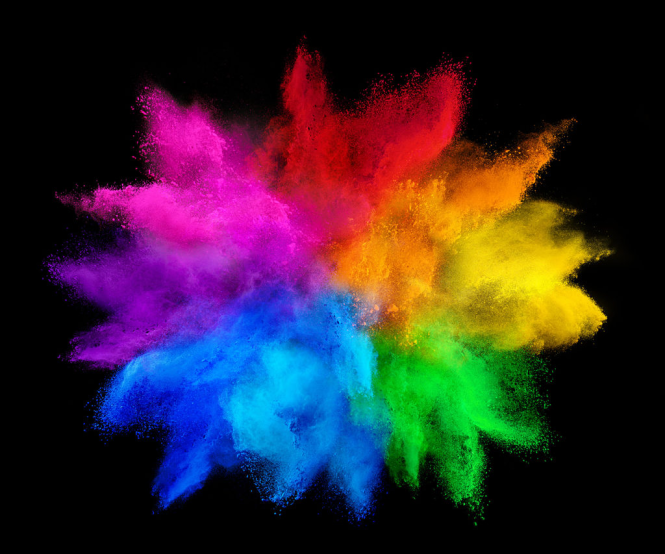
#> input picture final_and_homework_samart/final_and_homework/homework_1_1/quiz5/image/shade.png, 665 x 554 px
$ python quiz5.py
#> lines starting #> are read from the running program, lines starting #| are printed output that depends on the picture
### final_and_homework_samart/final_and_homework/homework_1_1/utils.py
import numpy as np
import cv2
import matplotlib.pyplot as plt
import math

# [4 lines left out: function plt_show_image, not called in this run]

def cv_show(img,title=''):
    cv2.imshow(title, img)
    cv2.waitKey(0)
    cv2.destroyAllWindows()

# [58 lines left out: functions normalize, power_gamma, edge_operator_meth, equalized, otsu, not called in this run]

def show_histogram(hist):
    plt.plot(hist)
    plt.show()

# [160 lines left out: functions histogram, split_sub_image, rgb_to_hsv, rgb_to_cmyk, avg_blur, split_4_img and 2 more, not called in this run]

### final_and_homework_samart/final_and_homework/homework_1_1/quiz5/quiz5.py
import cv2
import numpy as np
import sys
sys.path.append('../')
import utils

def main():
    img_bgr = cv2.imread("./image/shade.png",1)
#> img_bgr is the input picture: shape (554, 665, 3); mean B, G, R 47.8, 38.9, 52.8

    #แปลงภาพจากระบบสี BGR เป็นระบบสี HSV
    img_hsv = cv2.cvtColor(img_bgr,cv2.COLOR_BGR2HSV)
#> img_hsv: shape (554, 665, 3); mean H, S, V 52, 125.6, 87.3

    #ลดค่าความอิ่มตัวของสี (Saturation - S) ในภาพ HSV

    # h = 0, s = 1, v = 2
    img_hsv.astype(np.float16)

    #คูณด้วย Weight ถ้า W > 1 สีจะสด , W < 1 สีจะซีดๆ ถ้า W = 0 จะเป็น Grayscale
    # เอาแค่ส่วน s = 1
    img_hsv[:, :, 1] = img_hsv[:, :, 1] * 0.5
#> img_hsv: shape (554, 665, 3); mean H, S, V 52, 62.7, 87.3
    img_hsv = img_hsv.astype(np.uint8) # แปลงค่าเป็น uint8 ให้รูป show ได้

    #แปลงภาพกลับเป็นระบบสี RGB หรือ BGR
    new_img_bgr = cv2.cvtColor(img_hsv,cv2.COLOR_HSV2BGR)
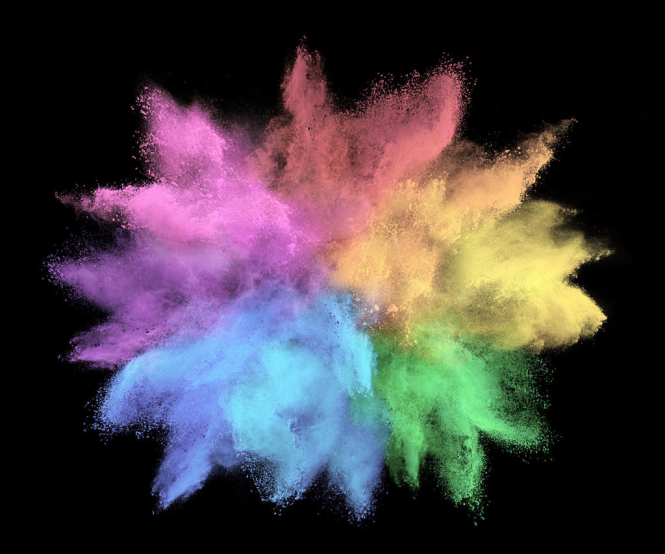
#> new_img_bgr: shape (554, 665, 3); mean B, G, R 67.4, 62.9, 69.9

    #บันทึกภาพผลลัพธ์
    img_concat = cv2.hconcat([img_bgr,new_img_bgr])
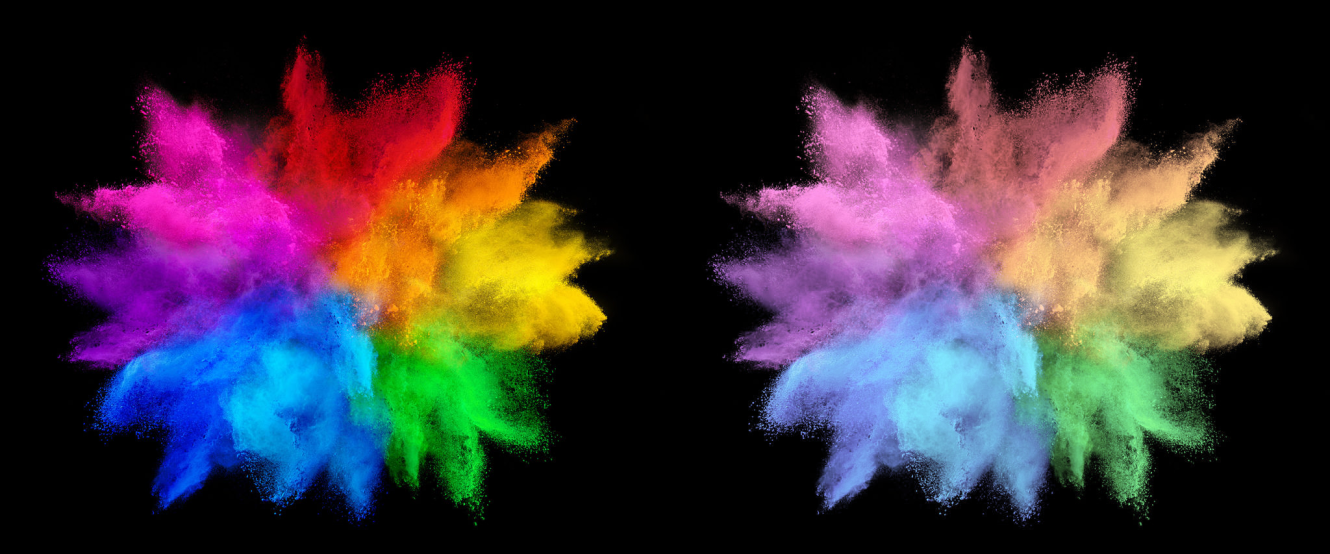
#> img_concat: shape (554, 1330, 3); mean B, G, R 57.6, 50.9, 61.3
    cv2.imwrite('./out/final_img.png',img_bgr)
    cv2.imwrite('./out/new_img_bgr.png',new_img_bgr)
    cv2.imwrite('./out/final_img_concat.png',img_concat)
    utils.cv_show(img_concat)

if __name__ == '__main__':
    main()

# ข้อที่ 5
# เริ่มจากการอ่านภาพแล้วแปลงภาพจาก BGR เป็น HSV
# หลังจากแปลงเสร็จ ผมจะลดค่า Saturation 50%
# ทำได้โดยการดึง Channal S ที่เท่ากับ 1
# ออกมาแล้ว * ด้วย Weight ถ้า W > 1 สีจะสด W < 1 สีจะซีดๆ ถ้า W = 0 จะเป็น Grayscale
# ข้อนี้ต้องการลด Saturation เลยต้อง คูณค่าที่น้อยกว่า 1 ให้ภาพซีดลง
# หลังจากได้ภาพแล้วก็แปลงสีกลับเป็น BGR ผลลัพท์ที่ได้ จะได้รูปภาพที่ซีดลง 50%
